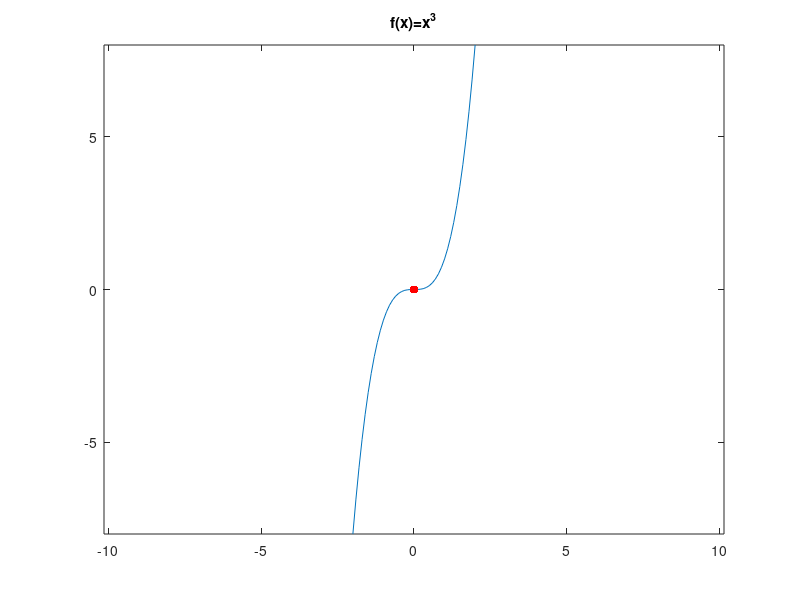
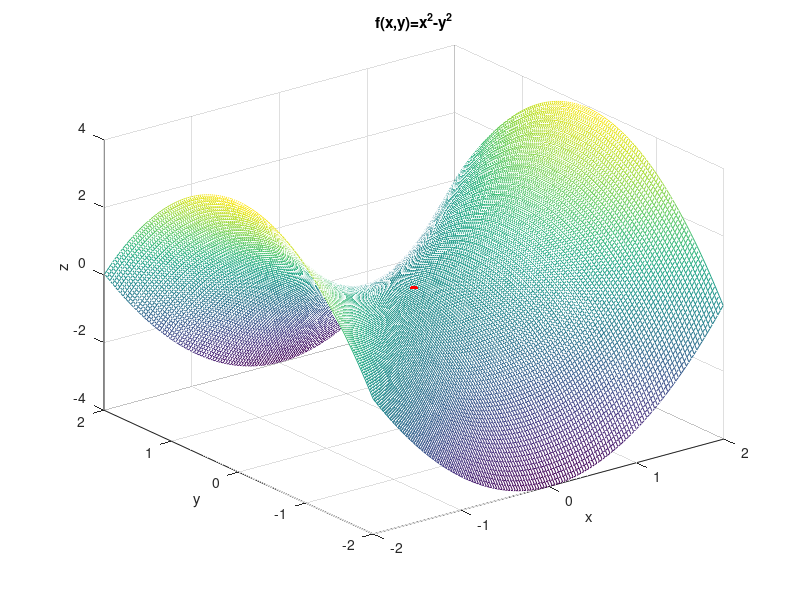

MATLAB code for these plots, in order:
function DrawSaddlePoint

% draw saddle points

% f(x)=x^3
x=-2:0.1:2;
y=x.^3;
plot(x,y);
axis equal;
hold on;
scatter(0,0,'filled','MarkerFaceColor','r');
title('f(x)=x^3');

% f(x)=x^2-y^2
figure (2);
[x,y]=meshgrid(-2:0.03:2);
z=x.^2-y.^2;
mesh(x,y,z);
hold on;
scatter3(0,0,0,'filled','MarkerFaceColor','r');
text(0,0,0,'\leftarrow');
xlabel('x');
ylabel('y');
zlabel('z');
title('f(x,y)=x^2-y^2');
hold off;
end